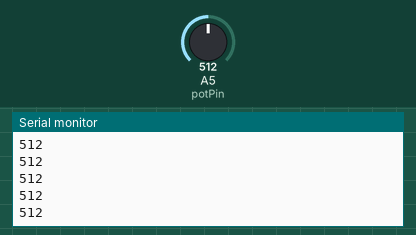
The sketch below on a simulated Arduino Uno, built with avr-gcc and run on an emulated ATmega328P. On the bench: the last lines printed to the serial monitor. The test bench sets the inputs (shaded band); at power-on: A5 (potPin) = 512.

Above: at 1.2 s.
1.3 s: A5 (potPin) set to 716
At 1.31 s:
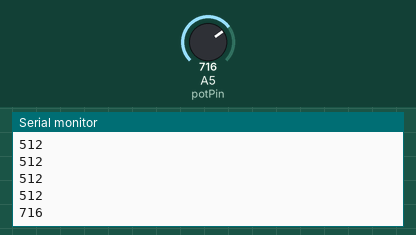
2.8 s: A5 (potPin) set to 900
At 2.81 s:
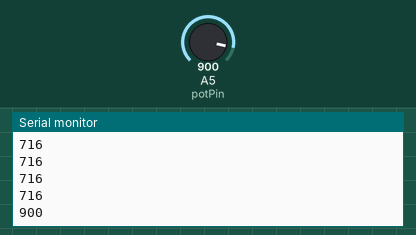
Timing chart, 0 to 5.8 s (numbered marks = the images above; inputs shaded):
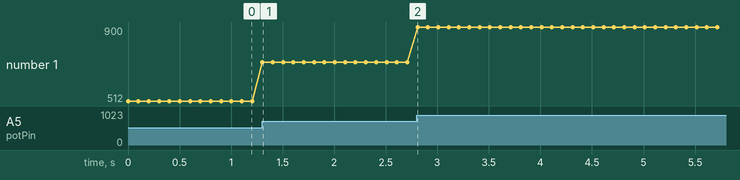

Measured:
- after the input at 1.3 s, the serial monitor: prints a new line at once (image 1)
- after the input at 2.8 s, the serial monitor: prints a new line at once (image 2)
- plotted number 1: 512 → 716 after the input at 1.3 s, 716 → 900 after the input at 2.8 s

The sketch:

entrada_analogica.ino
```cpp
int potPin=5;
int val=0;


void setup()
{
  Serial.begin(9600);
}

void loop()
{
  val=analogRead(potPin);
  Serial.print(val);
  Serial.write(10);
  delay(100);
}
```
